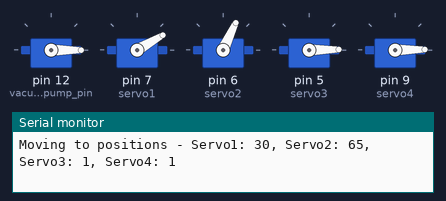
A sketch run on a simulated Arduino Uno, built with avr-gcc and run on an emulated ATmega328P. Parts: 5 × servo, the last lines printed to the serial monitor.

Above: at 1.1 s.
At 7.6 s:
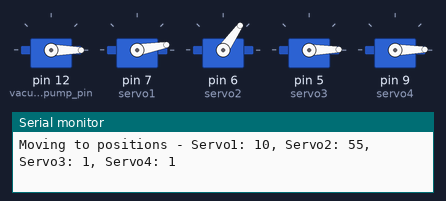
At 13.0 s:
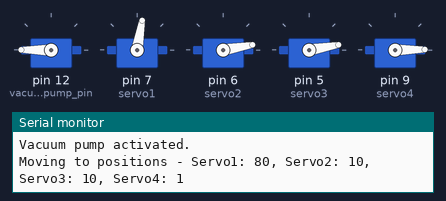
At 17.7 s:
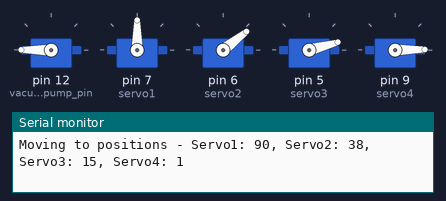
At 32.5 s:
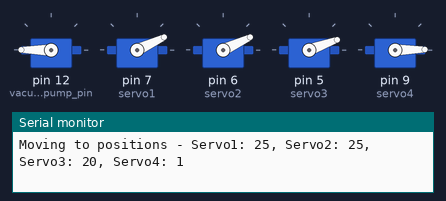
At 38.7 s:
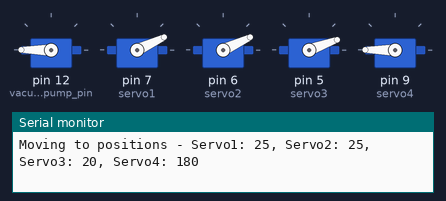
Timing chart, 0 to 40.0 s (numbered marks = the images above):
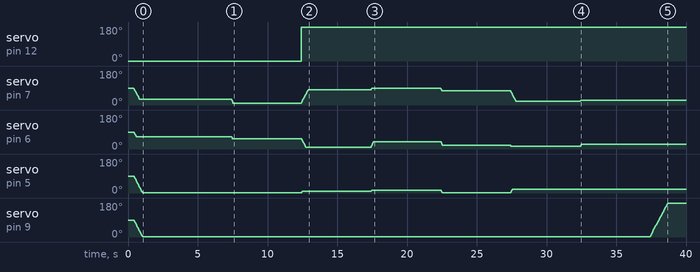

The sketch:

forward_kinematics.ino
```cpp
#include <VarSpeedServo.h>

VarSpeedServo servo1;
VarSpeedServo servo2;
VarSpeedServo servo3;
VarSpeedServo servo4;
VarSpeedServo my_vacuum_pump;

// Define home position
int homePos1 = 30;
int homePos2 = 65;
int homePos3 = 1;
int homePos4 = 1;  // Fixed angle for servo4

// Define vacuum pump pin
int vacuum_pump_pin = 12;

void setup()
{
  // Initialize serial communication for debugging
  Serial.begin(115200);

  // Attach the vacuum pump to the vacuum pump control object
  my_vacuum_pump.attach(vacuum_pump_pin);

  // Start with vacuum pump OFF (0 is OFF, 180 is ON)
  my_vacuum_pump.write(0);

  // Attach servos to pins with a small delay after each
  servo1.attach(7);
  delay(100);
  servo2.attach(6);
  delay(100);
  servo3.attach(5);
  delay(100);
  servo4.attach(9);
  delay(100);

  // Move servos to initial home position
  moveServos(homePos1, homePos2, homePos3, homePos4);
  delay(2000);  // Initial delay to let servos settle
}

void loop()
{
  // Define a series of positions and actions
  int positions[][4] = {
    {30, 65, 1, 1},
    {10, 55, 1, 1},
    {80, 10, 10, 1},
    {90, 38, 15, 1},
    {75, 20, 1, 1},
    {20, 15, 20, 1},
    {25, 25, 20, 1},
    {25, 25, 20, 180},
    {25, 25, 20, -180},
    {75, 20, 1, 1},
    {30, 65, 1, 1},
    {65, 101, 35, 1},


  };

  // Move to each position with specified delay between moves
  for (int i = 0; i < 12; i++) {
    moveServos(positions[i][0], positions[i][1], positions[i][2], positions[i][3]);
    delay(5000); // Pause for 5 seconds to observe each position

    // Activate/deactivate vacuum pump based on the position index
    if (i == 1) {  // Turn vacuum pump ON at second position
      my_vacuum_pump.write(180);
      Serial.println("Vacuum pump activated.");
    } else if (i == 11) {  // Turn vacuum pump OFF at final position
      my_vacuum_pump.write(0);
      Serial.println("Vacuum pump deactivated.");
    }
  }

  Serial.println("Completed all positions. Repeating...");
  delay(2000);  // Wait for 2 seconds before repeating
}

// Function to move servos to specified angles with smooth transition
void moveServos(int angle1, int angle2, int angle3, int angle4)
{
  // Use the VarSpeedServo library to move with speed (90 for smooth transition)
  servo1.write(angle1, 90);  // Move servo1 to angle1 at speed 90
  servo2.write(angle2, 90);  // Move servo2 to angle2 at speed 90
  servo3.write(angle3, 90);  // Move servo3 to angle3 at speed 90
  servo4.write(angle4, 90);  // Move servo4 to angle4 at speed 90

  // Print angles for debugging
  Serial.print("Moving to positions - Servo1: ");
  Serial.print(angle1);
  Serial.print(", Servo2: ");
  Serial.print(angle2);
  Serial.print(", Servo3: ");
  Serial.print(angle3);
  Serial.print(", Servo4: ");
  Serial.println(angle4);
}
```

Measured:
- by itself, servo on pin 12 (vacuum_pump_pin): 0° → 180° at 12.4 s
